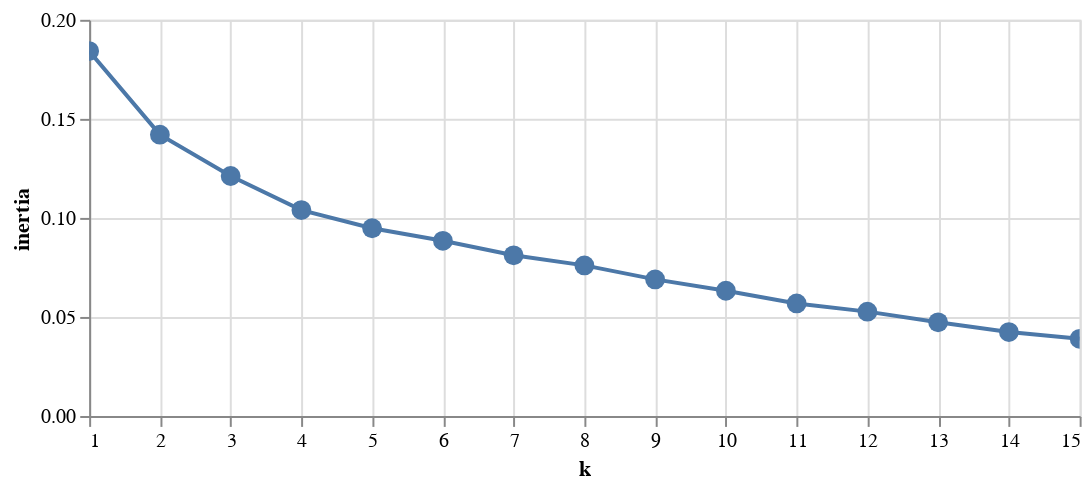

This figure's notebook cell:
### Code cell
import altair as alt

alt.Chart(k_inertias).mark_line(point=True).encode(
    x='k',
    y='inertia', 
    tooltip=['inertia', 'k']
).configure_point(
    size=100
).properties(
    width=500,
    height=200
).interactive()

### Figure 1 — Vega-Lite specification as saved in the notebook (floating-point values rounded to 4 significant figures)
{"config": {"view": {"continuousWidth": 400, "continuousHeight": 300}, "point": {"size": 100}}, "data": {"name": "data-5e41b5a6e1e7e52cbaa5edcd8971b1fb"}, "mark": {"type": "line", "point": true}, "encoding": {"tooltip": [{"type": "quantitative", "field": "inertia"}, {"type": "quantitative", "field": "k"}], "x": {"type": "quantitative", "field": "k"}, "y": {"type": "quantitative", "field": "inertia"}}, "height": 200, "selection": {"selector010": {"type": "interval", "bind": "scales", "encodings": ["x", "y"]}}, "width": 500, "$schema": "https://vega.github.io/schema/vega-lite/v4.0.2.json", "datasets": {"data-5e41b5a6e1e7e52cbaa5edcd8971b1fb": [{"k": 1.0, "inertia": 0.1842}, {"k": 2.0, "inertia": 0.142}, {"k": 3.0, "inertia": 0.1212}, {"k": 4.0, "inertia": 0.1039}, {"k": 5.0, "inertia": 0.09479}, {"k": 6.0, "inertia": 0.08844}, {"k": 7.0, "inertia": 0.08112}, {"k": 8.0, "inertia": 0.07603}, {"k": 9.0, "inertia": 0.06896}, {"k": 10.0, "inertia": 0.06324}, {"k": 11.0, "inertia": 0.05683}, {"k": 12.0, "inertia": 0.05268}, {"k": 13.0, "inertia": 0.0473}, {"k": 14.0, "inertia": 0.04238}, {"k": 15.0, "inertia": 0.03897}]}}
